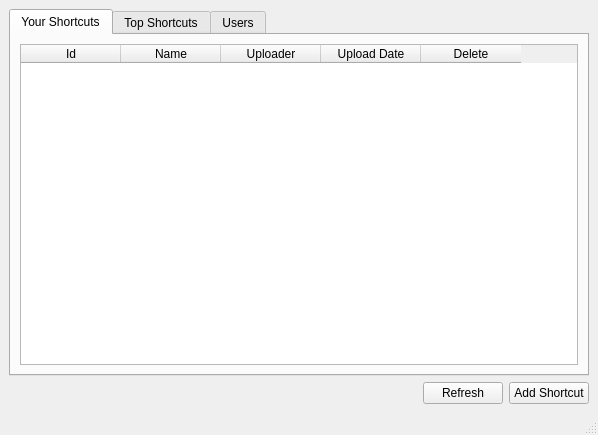
<?xml version="1.0" encoding="UTF-8"?>
<ui version="4.0">
 <class>MainWindow</class>
 <widget class="QMainWindow" name="MainWindow">
  <property name="geometry">
   <rect>
    <x>0</x>
    <y>0</y>
    <width>598</width>
    <height>435</height>
   </rect>
  </property>
  <property name="windowTitle">
   <string>MainWindow</string>
  </property>
  <widget class="QWidget" name="centralwidget">
   <layout class="QVBoxLayout" name="verticalLayout">
    <item>
     <widget class="QTabWidget" name="tabWidget">
      <property name="tabShape">
       <enum>QTabWidget::Rounded</enum>
      </property>
      <property name="currentIndex">
       <number>0</number>
      </property>
      <widget class="QWidget" name="myShortcutsTab">
       <attribute name="title">
        <string>Your Shortcuts</string>
       </attribute>
       <layout class="QVBoxLayout" name="verticalLayout_2">
        <item>
         <widget class="QTableWidget" name="tableWidget">
          <column>
           <property name="text">
            <string>Id</string>
           </property>
          </column>
          <column>
           <property name="text">
            <string>Name</string>
           </property>
          </column>
          <column>
           <property name="text">
            <string>Uploader</string>
           </property>
          </column>
          <column>
           <property name="text">
            <string>Upload Date</string>
           </property>
          </column>
          <column>
           <property name="text">
            <string>Delete</string>
           </property>
          </column>
         </widget>
        </item>
       </layout>
      </widget>
      <widget class="QWidget" name="topShortcutsTab">
       <attribute name="title">
        <string notr="true">Top Shortcuts</string>
       </attribute>
       <layout class="QVBoxLayout" name="verticalLayout_3">
        <item>
         <widget class="QTableWidget" name="tableWidget_2">
          <column>
           <property name="text">
            <string>Id</string>
           </property>
          </column>
          <column>
           <property name="text">
            <string>Name</string>
           </property>
          </column>
          <column>
           <property name="text">
            <string>Uploader</string>
           </property>
          </column>
          <column>
           <property name="text">
            <string>Upload Date</string>
           </property>
          </column>
          <column>
           <property name="text">
            <string>reputation</string>
           </property>
          </column>
         </widget>
        </item>
       </layout>
      </widget>
      <widget class="QWidget" name="usersTab">
       <attribute name="title">
        <string>Users</string>
       </attribute>
       <layout class="QVBoxLayout" name="verticalLayout_4">
        <item>
         <widget class="QTableWidget" name="tableWidget_3">
          <column>
           <property name="text">
            <string>Name</string>
           </property>
          </column>
          <column>
           <property name="text">
            <string>Email</string>
           </property>
          </column>
          <column>
           <property name="text">
            <string>Date Created</string>
           </property>
          </column>
          <column>
           <property name="text">
            <string>shortcuts</string>
           </property>
          </column>
         </widget>
        </item>
       </layout>
      </widget>
     </widget>
    </item>
    <item>
     <layout class="QHBoxLayout" name="addShortcutLayout">
      <item>
       <spacer name="horizontalSpacer">
        <property name="orientation">
         <enum>Qt::Horizontal</enum>
        </property>
        <property name="sizeHint" stdset="0">
         <size>
          <width>40</width>
          <height>20</height>
         </size>
        </property>
       </spacer>
      </item>
      <item>
       <widget class="QPushButton" name="refreshButton">
        <property name="text">
         <string>Refresh</string>
        </property>
       </widget>
      </item>
      <item>
       <widget class="QPushButton" name="addShortcutButton">
        <property name="text">
         <string>Add Shortcut</string>
        </property>
       </widget>
      </item>
     </layout>
    </item>
   </layout>
  </widget>
  <widget class="QStatusBar" name="statusbar"/>
 </widget>
 <resources/>
 <connections/>
</ui>
